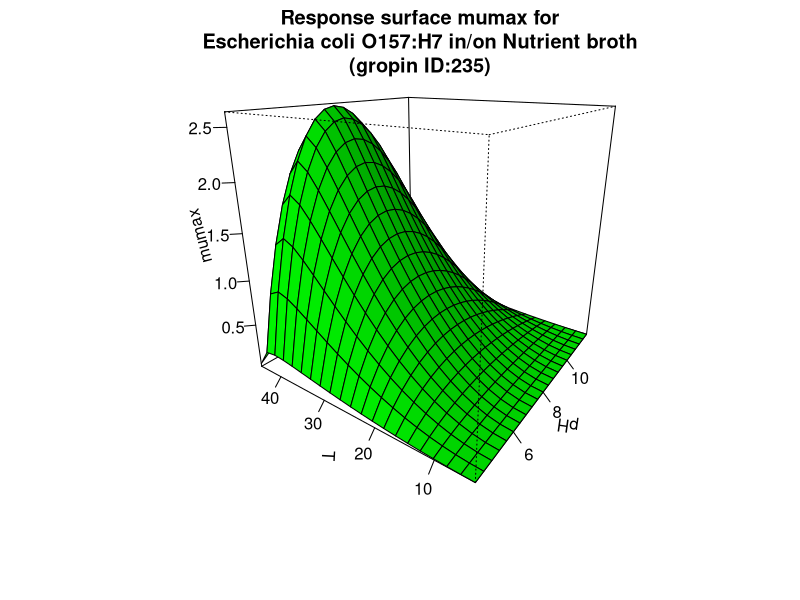

R code for this plot:
#############################
# start of Parameter script
#############################
pH <- seq(4.004,11.988011988012,length.out=21)
T <- seq(4.004,44.955044955045,length.out=21)
#############################
# end of Parameter script
#############################
############################# 
# start of Model script Gropin ID 235 
#############################
 
# constant coefficients for this model
pHmin <- 3.88
pHopt <- 7.2
pHmax <- 12.17
Tmin <- 3.06
Topt <- 41.1
Tmax <- 45.06
mopt <- 2.635
 
variables <- data.frame(pH,T)
argumentsPar <- expand.grid(variables)
 
# heart of the model
response_surface <- function(pH,T) {
   mumax <-2.635*(((pH-pHmin)*(pH-pHmax)/(((pH-pHmin)*(pH-pHmax))-(pH-pHopt)^2)))*((T-Tmax)*(T-Tmin)^2)/((Topt-Tmin)*((Topt-Tmin)*(T-Topt)-(Topt-Tmax)*(Topt+Tmin-2*T)))

return(mumax=mumax)
} 

# output parameters
responseSurface <- cbind(argumentsPar,response_surface(argumentsPar['pH'],argumentsPar['T']))
colnames(responseSurface) <- c(colnames(argumentsPar),'mumax')
#############################
# End of Model script
#############################
############################# 
# start of Visualisation script Gropin ID 235 
#############################
persp(pH,T,matrix(unlist(responseSurface$'mumax'),nrow=21),col = 'green',xlab='pH',ylab='T',zlab='mumax',main='Response surface mumax for
Escherichia coli O157:H7 in/on Nutrient broth
(gropin ID:235)',theta=305,phi=20,shade=0.25,ticktype = 'detailed')
#############################
# End of Visualisation script
#############################
